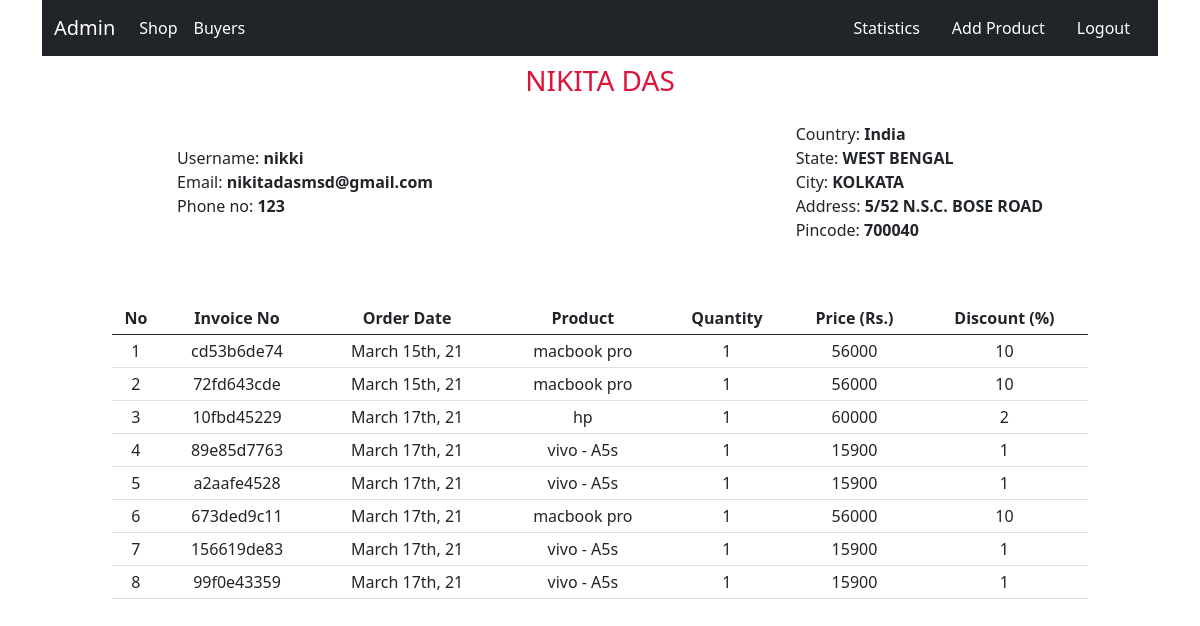
The app's page /info/NIKITA DAS, older data.
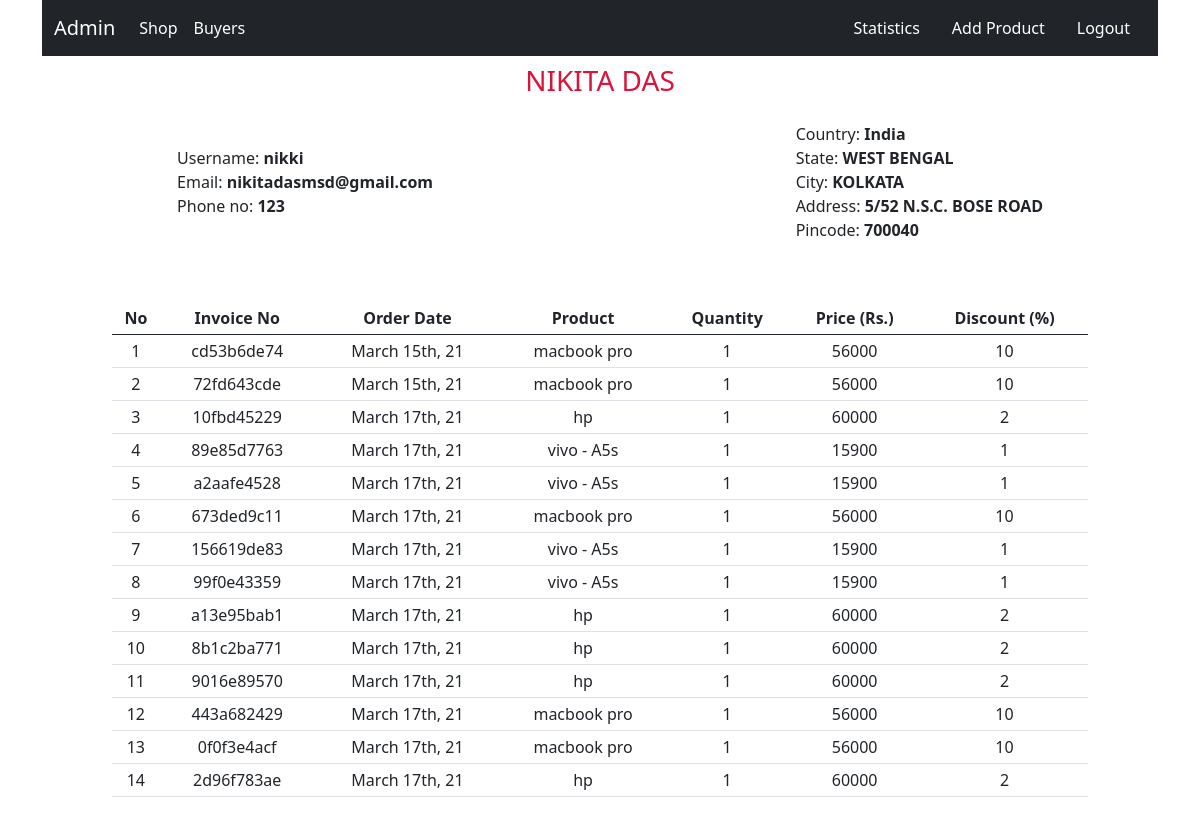
The same page, newer data.
### shop/customers/models.py (models this page shows, shortened)
class Order(db.Model):
    id = db.Column(db.Integer, primary_key = True)
    invoice = db.Column(db.String(15), unique = True, nullable=False)
    status = db.Column(db.String(50), nullable = False, default = 'Pending')
    customer_id = db.Column(db.Integer, db.ForeignKey('customer.id'), nullable=False)
    order_date = db.Column(db.DateTime, nullable = False, default = datetime.utcnow)
    orders = db.Column(jsonEncodedDict)

### shop/admin/routes.py (the view)
@app.route('/info/<name>')
def info(name):
    customer = Customer.query.filter_by(name = name).first()
    order = Order.query.filter_by(customer_id = customer.id).all()
    return render_template('admin/info.html', customer = customer, order = order)

### shop/customers/models.py (called while the page is built)
    def process_result_value(self, value, dialect):
        if value is None:
            return {}
        else:
            return json.loads(value)

### shop/templates/admin/info.html (shortened to what this page needs)
{% extends "base.html" %}
{% block content %}
{% include 'admin_navbar.html' %}
<h3 class="text-center mt-2" style="color: crimson;">{{ customer.name }}</h3>
<div class="main" style="display: flex; align-items: center;
justify-content: center;
margin-top: 2%;
margin-left: 2%;
margin-bottom: 5%;">
<div class="row" style="flex: 3; margin-left: 12%;">
<span>Username:   <b>{{ customer.username }}</b></span>
<span>Email: <b>{{ customer.email}}</b></span>
<span>Phone no: <b>{{ customer.contact}}</b></span>
</div>
<div class="row" style="flex: 2;" >
<span>Country: <b>{{ customer.country}}</b></span>
<span>State: <b>{{ customer.state}}</b></span>
<span>City: <b>{{ customer.city}}</b></span>
<span>Address: <b>{{ customer.address}}</b></span>
<span>Pincode: <b>{{ customer.pin }}</b></span>
</div>
</div>
<div class="conatiner"style="margin-left: 7rem; margin-right: 7rem;" >
    <table class="table table-sm table-condensed table-hover ml-2" style="text-align: center";>
        <thead>
            <th>No</th>
            <th>Invoice No</th>
            <th>Order Date</th>
            <th>Product</th>
            <th>Quantity</th>
            <th>Price (Rs.)</th>
            <th>Discount (%)</th>
        </thead>
        <tbody>
{% if order %}
{% for ord in order %}
            <tr>
                <td>{{ loop.index }}</td>
                <td>{{ ord.invoice }}</td>
                <td>{{ moment(ord.order_date).format("MMMM Do, YY") }}</td>
                {% for key, product in ord.orders.items()  %}
<td>{{ product.name }}
  </td>
<td>{{ product.quantity }}</td>
<td>{{ product.price }}</td>
<td>{{ product.discount }}</td>
{% endfor %}
            </tr>
            {% endfor %}
            {% endif %}
        </tbody>
    </table>
</div>
{% endblock %}

Row changes from the older to the newer data that the page shows:
added Order: invoice "a13e95bab1", order_date "March 17th, 21", name "hp", quantity "1", price "60000", discount "2"
added Order: invoice "8b1c2ba771", order_date "March 17th, 21", name "hp", quantity "1", price "60000", discount "2"
added Order: invoice "9016e89570", order_date "March 17th, 21", name "hp", quantity "1", price "60000", discount "2"
added Order: invoice "443a682429", order_date "March 17th, 21", name "macbook pro", quantity "1", price "56000", discount "10"
added Order: invoice "0f0f3e4acf", order_date "March 17th, 21", name "macbook pro", quantity "1", price "56000", discount "10"
added Order: invoice "2d96f783ae", order_date "March 17th, 21", name "hp", quantity "1", price "60000", discount "2"
